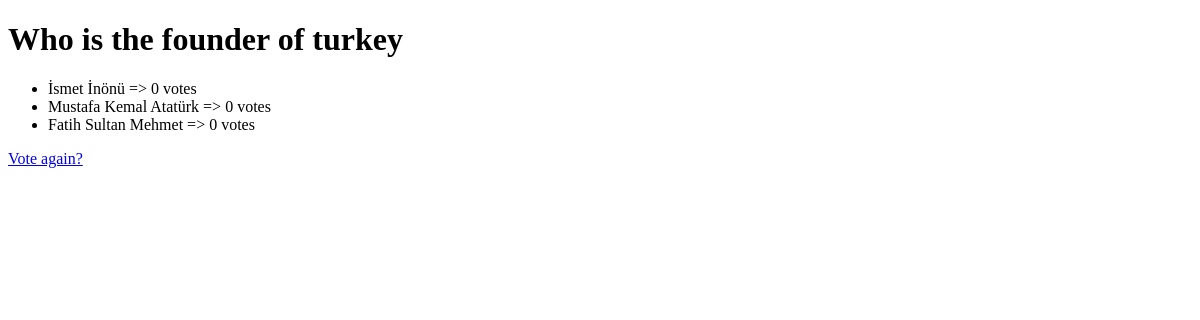
The app's page /8/results/, older data.
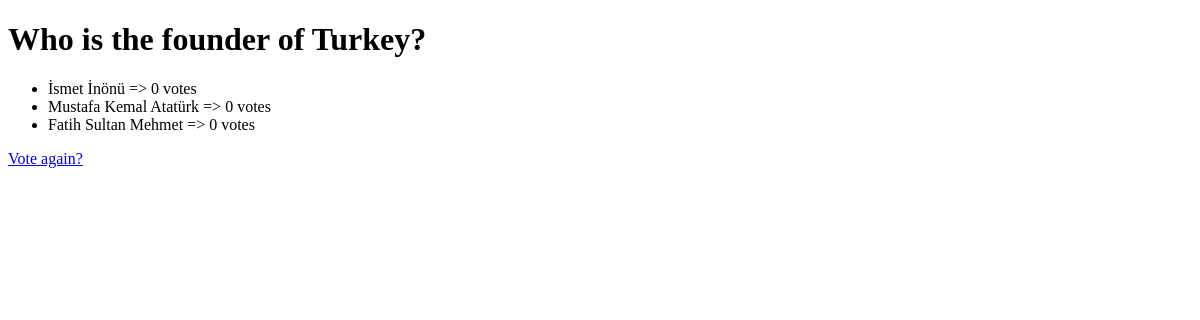
The same page, newer data.
### polls/models.py (models this page shows, shortened)
class Question(models.Model):
    question_text = models.CharField(max_length=200)
    pub_date = models.DateTimeField('date published')

### polls/views.py (the view)
# urls.py: path('<int:pk>/results/', views.ResultsView.as_view(), name='results'),
class ResultsView(generic.DetailView):
    template_name = 'polls/results.html'
    model = Question

### polls/templates/polls/results.html (shortened to what this page needs)
<!DOCTYPE html>
<html lang="en">
<head>
</head>
<body>
    <h1>{{ question.question_text }}</h1>
<ul>
{% for choice in question.choice_set.all %}
    <li>{{ choice.choice_text }} => {{ choice.votes }} vote{{ choice.votes|pluralize }}</li>
{% endfor %}
</ul>
<a href="{% url 'polls:detail' question.id %}">Vote again?</a>
</body>
</html>

Row changes from the older to the newer data that the page shows:
changed Question: question_text "Who is the founder of turkey" → "Who is the founder of Turkey?"
